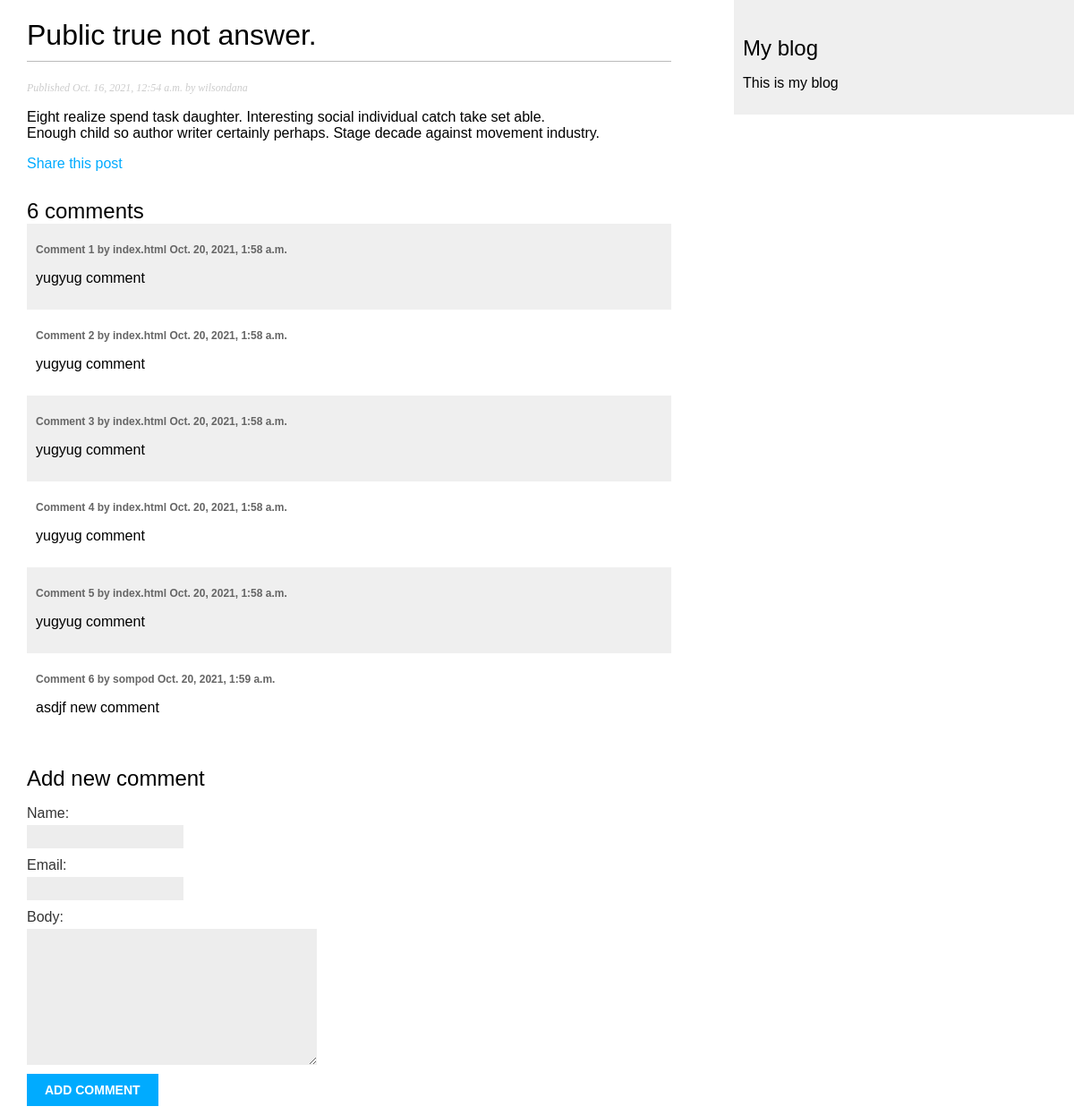
Screenshot of /blog/2021/10/16/message-watch-star/ with the database file from the repository.
### blog/models.py (models this page shows, shortened)
class Post(models.Model):
    STATUS_CHOICES = (
        ('draft', 'Draft'),
        ('published', 'Published'),
    )
    title = models.CharField(max_length=250)
    slug = models.SlugField(max_length=250,
                            unique_for_date='publish')
    author = models.ForeignKey(User,
                               on_delete=models.CASCADE,
                               related_name='blog_posts')
    body = models.TextField()
    publish = models.DateTimeField(default=timezone.now)
    created = models.DateTimeField(auto_now_add=True)
    updated = models.DateTimeField(auto_now=True)
    status = models.CharField(max_length=10,
                              choices=STATUS_CHOICES,
                              default='published')
    objects = models.Manager()  # The default manager
    published = PublishedManager()  # Our custom manager
    tags = TaggableManager()
    class Meta:
        ordering = ('-publish',)

class Comment(models.Model):
    post = models.ForeignKey(Post,
                             on_delete=models.CASCADE,
                             related_name='comments')
    name = models.CharField(max_length=80)
    email = models.EmailField()
    body = models.TextField()
    created = models.DateTimeField(auto_now_add=True)
    updated = models.DateTimeField(auto_now=True)
    active = models.BooleanField(default=True)
    class Meta:
        ordering = ('created',)

### blog/views.py (the view)
def post_detail(request, year, month, day, post):
    post = get_object_or_404(
        Post, slug=post,
        status='published',
        publish__year=year,
        publish__month=month,
        publish__day=day
    )
    comments = post.comments.filter(active=True)
    new_comment = None
    if request.method == "POST":
        comment_form = CommentForm(data=request.POST)
        if comment_form.is_valid():
            new_comment = comment_form.save(commit=False)
            new_comment.post = post
            new_comment.save()
    else:
        comment_form = CommentForm()
    return render(request,
                  'blog/post/detail.html',
                  {'post': post,
                   'comments': comments,
                   'new_comment': new_comment,
                   'comment_form': comment_form})

### blog/forms.py
class CommentForm(forms.ModelForm):
    class Meta:
        model = Comment
        fields = ('name', 'email', 'body')

### templates/blog/post/detail.html (shortened to what this page needs)
{% extends "blog/base.html" %}
{% block content %}
<h1>{{ post.title }}</h1>
    <p class="date">
    Published {{ post.publish }} by {{ post.author }}
    </p>
    {{ post.body|linebreaks }}
    <p>
    <a href="{% url "blog:post_share" post.id %}">
        Share this post
    </a>
    </p>
    {%  with comments.count as total_comments %}
    <h2>
    {{ total_comments }} comment{{ total_comments|pluralize }}
    </h2>
    {% endwith %}
    {% for comment in comments %}
        <div class="comment">
        <p class="info">
            Comment {{  forloop.counter }} by {{ comment.name }}
            {{ comment.created }}
        </p>
        {{ comment.body|linebreaks }}
        </div>
        {% empty %}
        <p>There are no comments yet.</p>
    {% endfor %}
    {% if new_comment %}
        <h2>Your comment has been added</h2>
        {% else %}
        <h2>Add new comment</h2>
        <form method="post">
        {{ comment_form.as_p }}
        <p><input type="submit" value="Add comment"></p>
        </form>
    {% endif %}
{% endblock %}

### static/css/blog.css (style rules this page uses)
body { margin:0; padding:0; font-family:helvetica, sans-serif; }
a { color:#00abff; text-decoration:none; }
h1 { font-weight:normal; border-bottom:1px solid #bbb; padding:0 0 10px 0; }
h2 { font-weight:normal; margin:30px 0 0; }
p.date { color:#ccc; font-family: georgia, serif; font-size: 12px; font-style: italic; }
label { float:left; clear:both; color:#333; margin-bottom:4px; }
input, textarea { clear:both; float:left; margin:0 0 10px; background:#ededed; border:0; padding:6px 10px; font-size:12px; }
input[type=submit] { font-weight:bold; background:#00abff; color:#fff; padding:10px 20px; font-size:14px; text-transform:uppercase; }
.comment { padding:10px; }
.comment:nth-child(even) { background:#efefef; }
.comment .info { font-weight:bold; font-size:12px; color:#666; }

### rows the page displays
Post: title "Public true not answer.", publish "Oct. 16, 2021, 12:54 a.m.", author "wilsondana", body "Eight realize spend task daughter. Interesting social individual catch take set able. Enough child so author writer certainly perhaps. Stage decade against movement industry."
Comment: name "index.html", created "Oct. 20, 2021, 1:58 a.m.", body "yugyug comment"
Comment: name "index.html", created "Oct. 20, 2021, 1:58 a.m.", body "yugyug comment"
Comment: name "index.html", created "Oct. 20, 2021, 1:58 a.m.", body "yugyug comment"
Comment: name "index.html", created "Oct. 20, 2021, 1:58 a.m.", body "yugyug comment"
Comment: name "index.html", created "Oct. 20, 2021, 1:58 a.m.", body "yugyug comment"
Comment: name "sompod", created "Oct. 20, 2021, 1:59 a.m.", body "asdjf new comment"

### other values shown
{{ total_comments }} "6"
